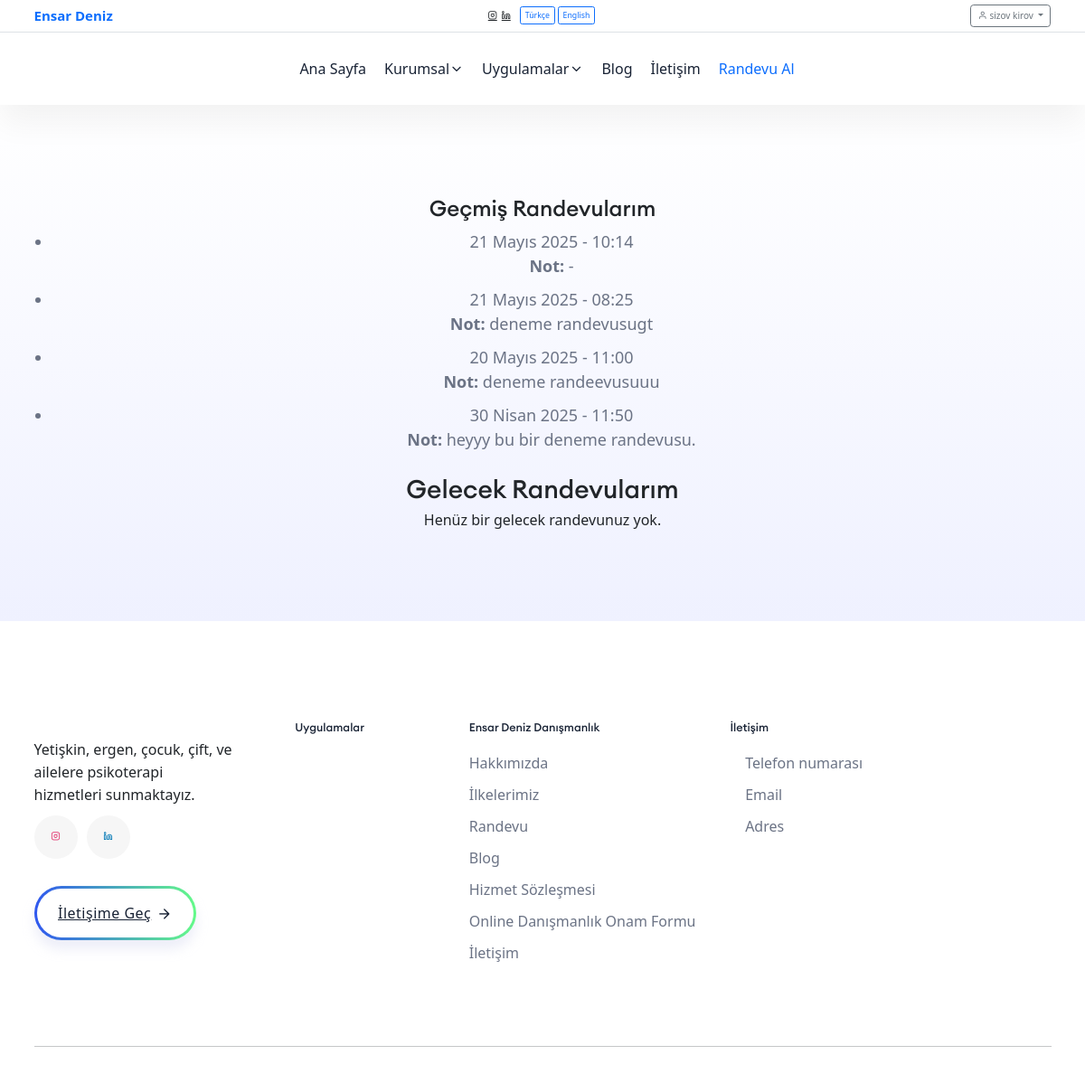
Screenshot of /kullanici/profil/ (signed in) with the database file from the repository.
### users/models.py (models this page shows, shortened)
class CustomUser(AbstractBaseUser, PermissionsMixin):
    email = models.EmailField(_('email address'), unique=True)
    name = models.CharField(max_length=150)
    is_active = models.BooleanField(default=True)
    is_staff = models.BooleanField(default=False)
    created = models.DateTimeField(auto_now_add=True)
    updated = models.DateTimeField(auto_now=True)
    objects = CustomAccountManager()
    USERNAME_FIELD = 'email'
    REQUIRED_FIELDS = ['name']
    class Meta:
        verbose_name = "User"
        verbose_name_plural = "users"

class Appointment(models.Model):
    client = models.ForeignKey(CustomUser, on_delete=models.CASCADE, related_name="appointments")
    date = models.DateField()
    time = models.TimeField()
    notes = models.TextField(blank=True, null=True)
    created_at = models.DateTimeField(auto_now_add=True)
    is_paid = models.BooleanField(default=False)
    my_notes = models.TextField(blank=True, null=True)

### users/views.py (the view)
# urls.py: path('profil/', views.user_profile, name='profile'),
@login_required
def user_profile(request):
    user = request.user
    now = datetime.now()
    past_appointments = Appointment.objects.filter(client=user, date__lt=now.date()).order_by('-date', '-time')
    future_appointments = Appointment.objects.filter(client=user, date__gte=datetime.now().date()).order_by('date', 'time')
    return render(request, 'users/profil.html', {
        'past_appointments': past_appointments,
        'future_appointments': future_appointments
    })

### core/context_processors.py (called while the page is built)
def interventions_context(request):
    return {
        'intervention': Intervention.objects.all(),
        'redirect_to': request.path
    }

def get_client_ip(request):
    x_forwarded_for = request.META.get('HTTP_X_FORWARDED_FOR')
    if x_forwarded_for:
        ip = x_forwarded_for.split(',')[0]
    else:
        ip = request.META.get('REMOTE_ADDR')
    return ip

def is_from_turkey(request):
    if 'is_from_turkey' not in request.session:
        ip = get_client_ip(request)
        print("client ip: ", ip)
        try:
            response = requests.get(f"https://ipwho.is/{ip}")
            data = response.json()
            country = data.get("country")
            is_turkey = (country == "Turkey")
        except Exception:
            is_turkey = False
        request.session['is_from_turkey'] = is_turkey
    return {
        'is_from_turkey': request.session.get('is_from_turkey', False)
    }

### payment/context_processors.py (called while the page is built, shortened)
def interventions_context(request):
    return {
        'intervention': Intervention.objects.all(),
        'redirect_to': request.path
    }

def is_from_turkey(request):
    return {
        'is_from_turkey': request.session.get('is_from_turkey', False)
    }

### users/context_processors.py (called while the page is built, shortened)
def interventions_context(request):
    return {
        'intervention': Intervention.objects.all(),
        'redirect_to': request.path
    }

def auth_status(request):
    return {
        "is_authenticated": request.user.is_authenticated
    }

def is_from_turkey(request):
    return {
        'is_from_turkey': request.session.get('is_from_turkey', False)
    }

### templates/users/profil.html (shortened to what this page needs)
<!DOCTYPE html>
{% load static %}
{% load i18n %}
<html lang="en">
<head>
    <link rel="stylesheet" href="{% static 'css/vendor/bootstrap.min.css' %}">
    <link rel="stylesheet" href="{% static 'css/vendor/slick.css' %}">
    <link rel="stylesheet" href="{% static 'css/vendor/slick-theme.css' %}">
    <link rel="stylesheet" href="{% static 'css/plugins/sal.css' %}">
    <link rel="stylesheet" href="{% static 'css/plugins/feather.css' %}">
    <link rel="stylesheet" href="{% static 'css/plugins/fontawesome.min.css' %}">
    <link rel="stylesheet" href="{% static 'css/plugins/euclid-circulara.css' %}">
    <link rel="stylesheet" href="{% static 'css/plugins/swiper.css' %}">
    <link rel="stylesheet" href="{% static 'css/plugins/magnify.css' %}">
    <link rel="stylesheet" href="{% static 'css/plugins/odometer.css' %}">
    <link rel="stylesheet" href="{% static 'css/plugins/animation.css' %}">
    <link rel="stylesheet" href="{% static 'css/plugins/bootstrap-select.min.css' %}">
    <link rel="stylesheet" href="{% static 'css/plugins/jquery-ui.css' %}">
    <link rel="stylesheet" href="{% static 'css/plugins/magnigy-popup.min.css' %}">
    <link rel="stylesheet" href="{% static 'css/style.css' %}">
    <link rel="stylesheet" href="https://cdn.jsdelivr.net/npm/bootstrap@5.3.0/dist/css/bootstrap.min.css">
    <link rel="stylesheet"
        href="https://cdnjs.cloudflare.com/ajax/libs/bootstrap-datepicker/1.9.0/css/bootstrap-datepicker.min.css">
    <link rel="stylesheet"
        href="https://cdnjs.cloudflare.com/ajax/libs/bootstrap-timepicker/0.5.2/css/bootstrap-timepicker.min.css">
    <link rel="stylesheet" href="https://cdn.jsdelivr.net/npm/flatpickr/dist/flatpickr.min.css">
</head>
<body>
        <div id="app">
            <header class="rbt-header rbt-header-9">
                {% include '../header.html' %}
                {% include '../navbar.html' %}
            </header>
        <div class="rbt-breadcrumb-default ptb--100 ptb_md--50 ptb_sm--30 bg-gradient-1">
            <div class="container">
                <div class="row">
                    <div class="col-lg-12">
                        <div class="breadcrumb-inner text-center">
                            <h3>Geçmiş Randevularım</h3>
                            {% if past_appointments %}
                            <ul>
                                {% for appointment in past_appointments %}
                                <li>
                                    {{ appointment.date }} - {{ appointment.time }} <br>
                                    <strong>Not:</strong> {{ appointment.notes|default:"-" }}
                                </li>
                                {% endfor %}
                            </ul>
                            {% else %}
                            <p>Henüz geçmiş randevunuz bulunmamaktadır.</p>
                            {% endif %}
                            <br>
                            <h2>Gelecek Randevularım</h2>
                            {% if future_appointments %}
                            <ul>
                                {% for appointment in future_appointments %}
                                <li>{{ appointment.date }} - {{ appointment.time }} - {{ appointment.notes }}</li>
                                {% endfor %}
                            </ul>
                            {% else %}
                            <p>Henüz bir gelecek randevunuz yok.</p>
                            {% endif %}
                        </div>
                    </div>
                </div>
            </div>
        </div>
        <div class="mt-5">
            {% include '../footer.html' %}
        </div>
    </div>
</body>
</html>

### templates/header.html (shortened to what this page needs)
{% load i18n %}
<header class="rbt-header rbt-header-9 border-bottom py-2">
    <div class="container">
        <div class="d-flex justify-content-between align-items-center flex-wrap">
            <div class="d-flex align-items-center mb-2 mb-md-0">
                <a href="{% url 'core:home' %}" class="navbar-brand fw-bold fs-4 text-primary">
                    Ensar Deniz
                </a>
            </div>
            <div class="d-flex align-items-center gap-3 mb-2 mb-md-0">
                <div class="d-flex gap-2">
                    <a href="https://www.instagram.com/psikologensardeniz" target="_blank" class="text-dark">
                        <i class="feather-instagram"></i>
                    </a>
                    <a href="https://www.linkedin.com/in/ensar-deniz-b9ba79211?utm_source=share&utm_campaign=share_via&utm_content=profile&utm_medium=android_app" target="_blank" class="text-dark">
                        <i class="feather-linkedin"></i>
                    </a>
                </div>
                <form action="{% url 'set_language' %}" method="post" class="d-flex gap-1">
                    <button type="submit" name="language" value="tr"
                        class="btn btn-sm {% if LANGUAGE_CODE == 'tr' %}btn-primary{% else %}btn-outline-primary{% endif %}">
                        Türkçe
                    </button>
                    <button type="submit" name="language" value="en"
                        class="btn btn-sm {% if LANGUAGE_CODE == 'en' %}btn-primary{% else %}btn-outline-primary{% endif %}">
                        English
                    </button>
                </form>
            </div>
            <div class="d-flex align-items-center gap-3">
                {% if user.is_authenticated %}
                    <div class="dropdown">
                        <a class="btn btn-outline-secondary dropdown-toggle" href="#" role="button" data-bs-toggle="dropdown" aria-expanded="false">
                            <i class="feather-user"></i> {{ user.name }}
                        </a>
                    </div>
                {% else %}
                    <a href="{% url 'users:login' %}" class="btn btn-outline-primary">
                        <i class="feather-user"></i> {% trans "Giriş Yap" %}
                    </a>
                {% endif %}
            </div>
        </div>
    </div>
</header>

### templates/users/profil.html (style rules this page uses)
.breadcrumb-inner h3 { font-size: 24px; }
.breadcrumb-inner h2 { font-size: 28px; }
.breadcrumb-inner ul li { font-size: 18px; }
.breadcrumb-inner p { font-size: 16px; }

### rows the page displays
CustomUser: name "sizov kirov"
Appointment: date "21 Mayıs 2025", time "10:14", notes "-"
Appointment: date "21 Mayıs 2025", time "08:25", notes "deneme randevusugt"
Appointment: date "20 Mayıs 2025", time "11:00", notes "deneme randeevusuuu"
Appointment: date "30 Nisan 2025", time "11:50", notes "heyyy bu bir deneme randevusu."
